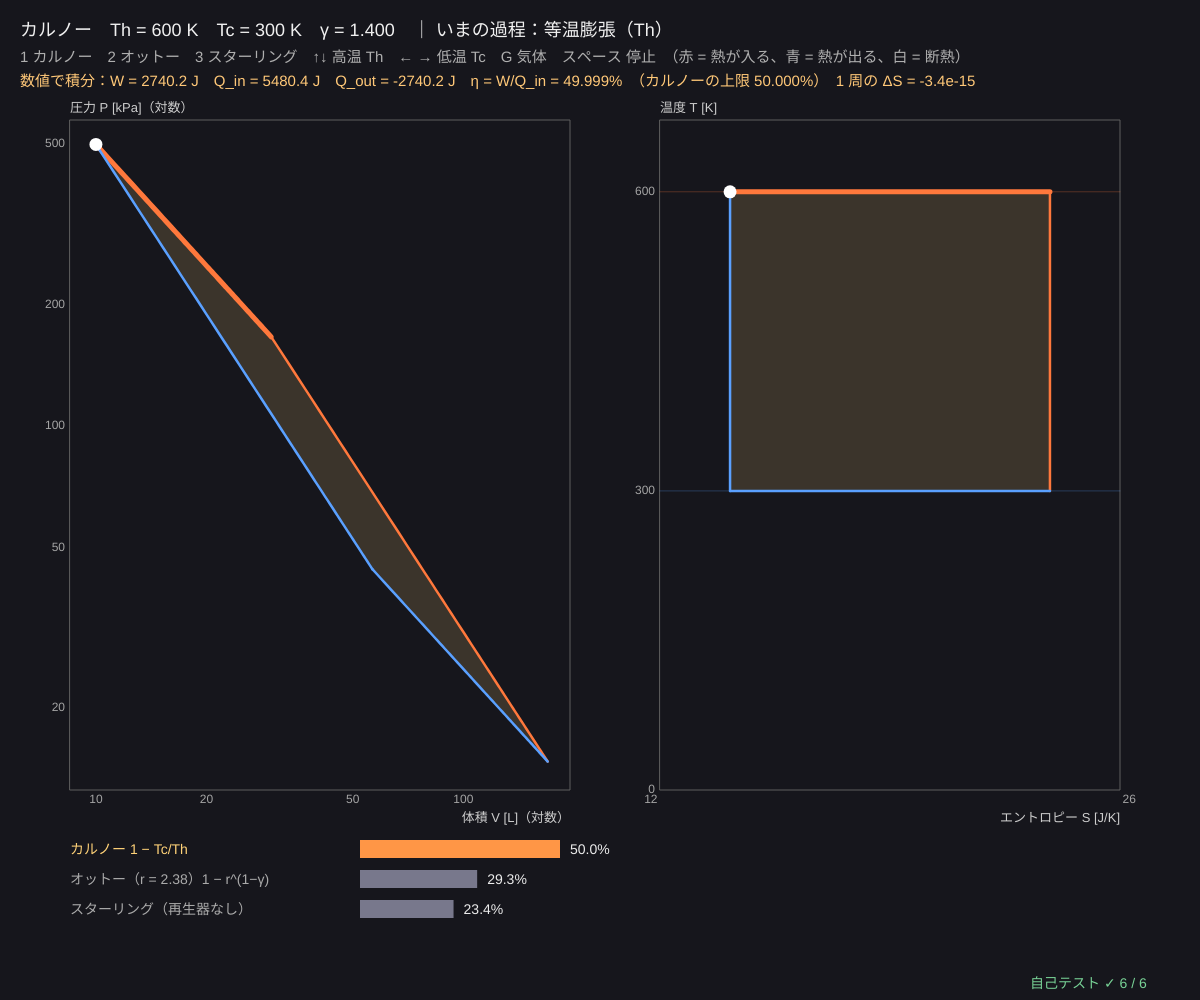
Frame 1 (no input)
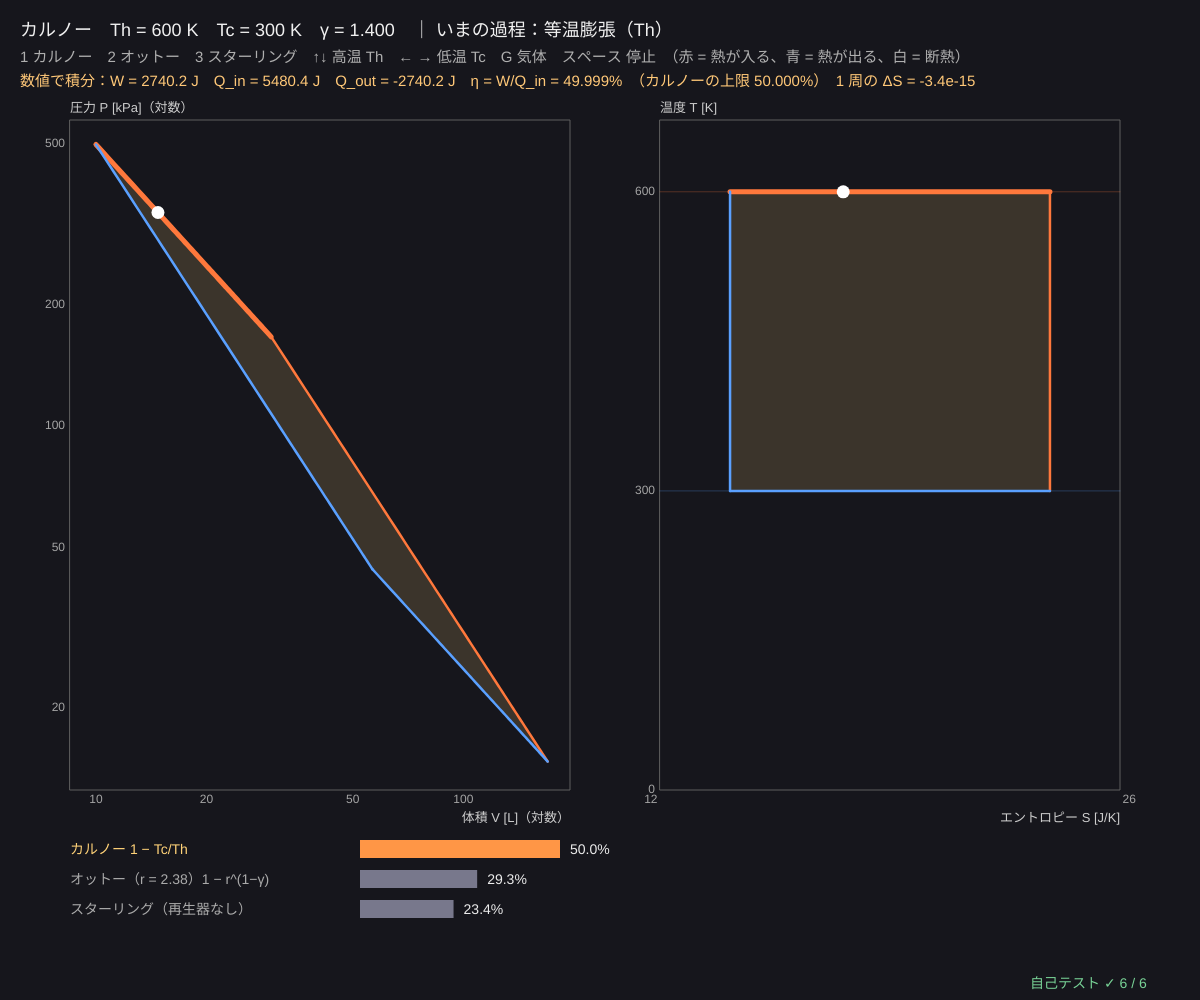
Frame 60 (no input)
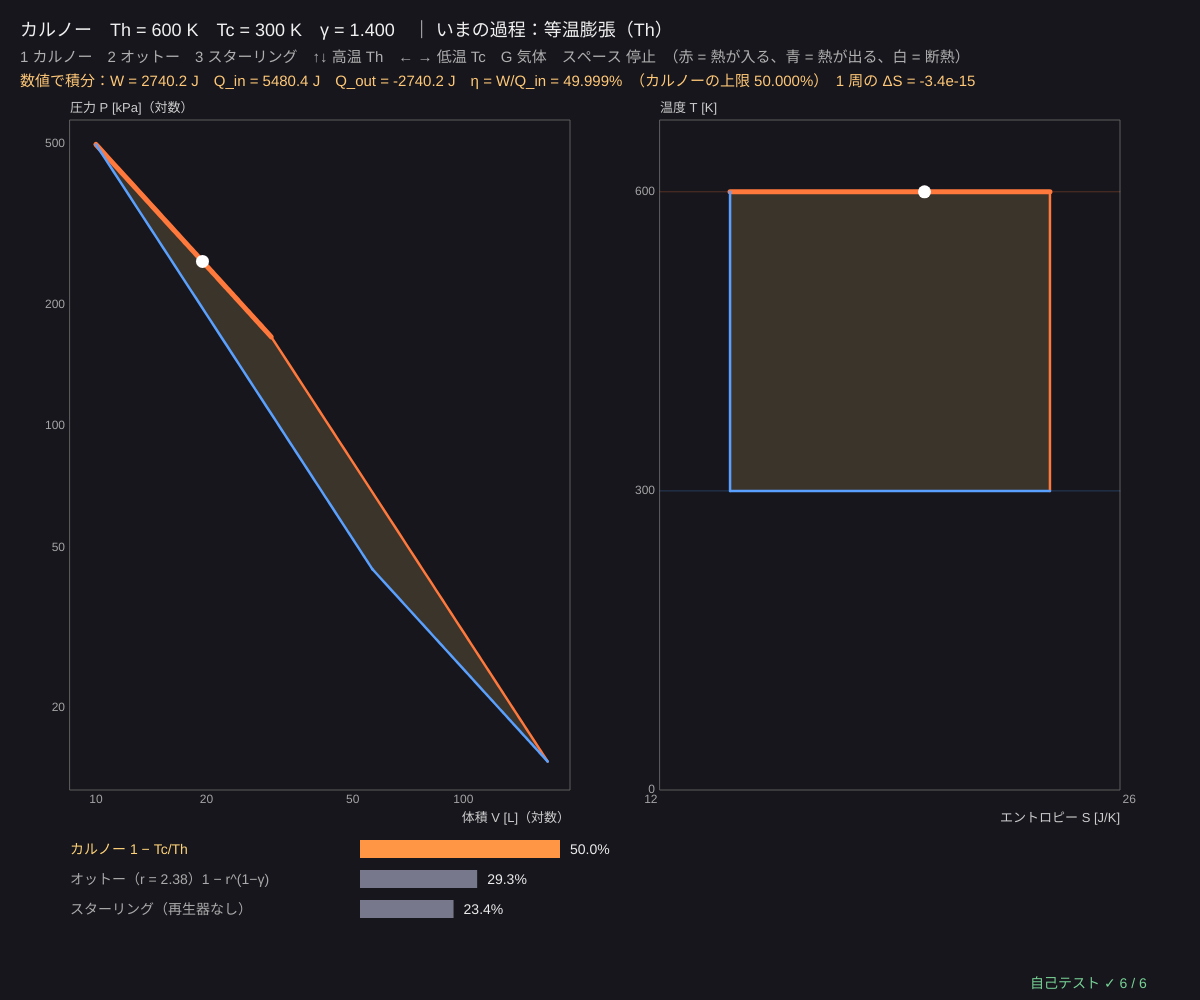
Frame 120 (the mouse pressed at the canvas centre since frame 60)

The p5.js sketch that drew these frames (run headless with seeded random() and noise() and a simulated clock; from frame 60 on, the mouse is pressed at the canvas centre):

// p5.js sketch
// ── sketch.js
// ============================================
// 05 カルノーサイクル ─ 2 つの熱源の間で働くいちばん効率のよいエンジン
// 等温膨張（高温 Th）→ 断熱膨張 → 等温圧縮（低温 Tc）→ 断熱圧縮。PV 図と TS 図を同時に描く
// 各過程を細かく分けて W = ∫P dV と Q を数値で足し、効率 η = W/Q_in を計算 → 1 − Tc/Th と一致する
// オットー（ガソリンエンジン）・スターリングと、同じ温度の範囲で効率を比べる
// 1 カルノー　2 オットー　3 スターリング / ↑↓ 高温 Th / ← → 低温 Tc / G 気体（γ）/ スペース 一時停止
// ============================================

const N_MOL = 1, R_GAS = 8.314;
const V_A = 10;                        // ★ いちばん小さい体積 [L]
const V_RATIO = 3;                     // ★ 等温膨張で何倍にするか（スターリングも同じ）
let Th = 600, Tc = 300, gIdx = 1, kind = 1, paused = false, phase = 0, cyc;
const GAMMAS = [5 / 3, 7 / 5];
const NAMES = ['', 'カルノー', 'オットー（ガソリンエンジン）', 'スターリング（再生器なし）'];

function setup() { createCanvas(windowWidth, windowHeight); selfTest(); cyc = makeCycle(kind, Th, Tc, GAMMAS[gIdx]); }

// 1 つの過程を細かく分けて進める（04 と同じ）。k：1 等温 2 断熱 3 定圧 4 定積、target：体積（定積は温度）
function runLeg(s, k, target, Cv, g, nsub) {
  let pts = [[s.V, s.T]], W = 0, Q = 0, dS = 0, a = { V: s.V, T: s.T }, V1 = s.V, T1 = s.T;
  for (let i = 1; i <= nsub; i++) {
    let b;
    if (k === 4) b = { V: V1, T: T1 + ((target - T1) * i) / nsub };
    else { let V = V1 + ((target - V1) * i) / nsub; b = { V, T: k === 1 ? T1 : T1 * Math.pow(V1 / V, g - 1) }; }
    let dW = 0.5 * (N_MOL * R_GAS) * (a.T / a.V + b.T / b.V) * (b.V - a.V), dQ = N_MOL * Cv * (b.T - a.T) + dW;
    W += dW; Q += dQ; dS += dQ / (0.5 * (a.T + b.T)); a = b;
    if (i % 5 === 0) pts.push([b.V, b.T]);
  }
  return { s: a, pts, W, Q, dS, k };
}
// サイクルを作る：各過程の終わりの状態を計算してつなぐ
function makeCycle(kd, th, tc, g, nsub) {
  nsub = nsub || 400;
  let Cv = (N_MOL * R_GAS) / (g - 1), e = 1 / (g - 1), plan, r;
  if (kd === 1) { let VB = V_A * V_RATIO, VC = VB * Math.pow(th / tc, e), VD = V_A * Math.pow(th / tc, e); plan = [{ V: V_A, T: th }, [1, VB, '等温膨張（Th）'], [2, VC, '断熱膨張'], [1, VD, '等温圧縮（Tc）'], [2, V_A, '断熱圧縮']]; }
  if (kd === 2) { r = Math.pow(Math.sqrt(th / tc), e); let V2 = V_A * r; plan = [{ V: V2, T: tc }, [2, V_A, '断熱圧縮'], [4, th, '定積加熱（燃焼）'], [2, V2, '断熱膨張'], [4, tc, '定積冷却（排気）']]; }
  if (kd === 3) { plan = [{ V: V_A, T: th }, [1, V_A * V_RATIO, '等温膨張（Th）'], [4, tc, '定積冷却'], [1, V_A, '等温圧縮（Tc）'], [4, th, '定積加熱']]; }
  let s = plan[0], legs = [];
  for (let p of plan.slice(1)) { let L = runLeg(s, p[0], p[1], Cv, g, nsub); L.name = p[2]; legs.push(L); s = L.s; }
  let W = legs.reduce((a, L) => a + L.W, 0), Qin = legs.reduce((a, L) => a + Math.max(0, L.Q), 0), Qout = legs.reduce((a, L) => a + Math.min(0, L.Q), 0);
  return { legs, W, Qin, Qout, eta: W / Qin, end: s, start: plan[0], r, Cv, dS: legs.reduce((a, L) => a + L.dS, 0) };
}
function entropy(V, T, Cv) { return N_MOL * Cv * Math.log(T / 300) + N_MOL * R_GAS * Math.log(V / 10); }   // 基準は 10 L、300 K

function draw() {
  background(22, 22, 28);
  if (!paused) phase = (phase + 0.004) % 4;
  let g = GAMMAS[gIdx];
  // ---- PV 図と TS 図
  let w = (width - 120) / 2 - 40, h = height - 330;
  let pv = { x: 70, y: 120, w, h, x0: 0, x1: 0, y0: 0, y1: 0 }, ts = { x: 70 + w + 90, y: 120, w: w - 40, h, x0: 0, x1: 0, y0: 0, y1: Th * 1.12 };
  let allV = [], allP = [], allS = [];
  for (let L of cyc.legs) for (let p of L.pts) { allV.push(p[0]); allP.push((N_MOL * R_GAS * p[1]) / p[0]); allS.push(entropy(p[0], p[1], cyc.Cv)); }
  pv.logx = pv.logy = true; pv.x0 = Math.min(...allV) * 0.85; pv.x1 = Math.max(...allV) * 1.15; pv.y0 = Math.min(...allP) * 0.85; pv.y1 = Math.max(...allP) * 1.15;   // 両対数（細い形が見やすい）
  ts.x0 = Math.min(...allS) - 2; ts.x1 = Math.max(...allS) + 2;
  plotAxes(pv, '体積 V [L]（対数）', '圧力 P [kPa]（対数）', [10, 20, 50, 100, 200].filter((v) => v > pv.x0 && v < pv.x1), [10, 20, 50, 100, 200, 500, 1000].filter((v) => v > pv.y0 && v < pv.y1));
  plotAxes(ts, 'エントロピー S [J/K]', '温度 T [K]', [Math.round(ts.x0), Math.round(ts.x1)], [0, Tc, Th]);
  stroke(255, 120, 60, 70); line(ts.x, gY(ts, Th), ts.x + ts.w, gY(ts, Th)); stroke(90, 160, 255, 70); line(ts.x, gY(ts, Tc), ts.x + ts.w, gY(ts, Tc));
  // 囲まれた面積（PV では仕事 W、TS では正味の熱 = W）
  noStroke(); fill(255, 210, 120, 40);
  beginShape(); for (let L of cyc.legs) for (let p of L.pts) vertex(gX(pv, p[0]), gY(pv, (N_MOL * R_GAS * p[1]) / p[0])); endShape(CLOSE);
  beginShape(); for (let L of cyc.legs) for (let p of L.pts) vertex(gX(ts, entropy(p[0], p[1], cyc.Cv)), gY(ts, p[1])); endShape(CLOSE);
  let li = Math.floor(phase), f = phase - li;
  for (let k = 0; k < 4; k++) {
    let L = cyc.legs[k], c = L.Q > 1e-6 ? [255, 120, 60] : L.Q < -1e-6 ? [90, 160, 255] : [200, 200, 200];
    stroke(...c); strokeWeight(k === li ? 5 : 2.5);
    polyline(L.pts.map((p) => [gX(pv, p[0]), gY(pv, (N_MOL * R_GAS * p[1]) / p[0])]));
    polyline(L.pts.map((p) => [gX(ts, entropy(p[0], p[1], cyc.Cv)), gY(ts, p[1])]));
  }
  let L = cyc.legs[li], p = L.pts[Math.min(L.pts.length - 1, Math.floor(f * L.pts.length))];
  noStroke(); fill(255); circle(gX(pv, p[0]), gY(pv, (N_MOL * R_GAS * p[1]) / p[0]), 13); circle(gX(ts, entropy(p[0], p[1], cyc.Cv)), gY(ts, p[1]), 13);

  // ---- 効率の比較（同じ Th, Tc）
  let bx = 70, by = height - 160, carnot = 1 - Tc / Th, otto = makeCycle(2, Th, Tc, g, 100), stir = makeCycle(3, Th, Tc, g, 100);
  let bars = [['カルノー 1 − Tc/Th', carnot], ['オットー（r = ' + otto.r.toFixed(2) + '）1 − r^(1−γ)', otto.eta], ['スターリング（再生器なし）', stir.eta]];
  textSize(14);
  for (let k = 0; k < 3; k++) {
    fill(kind === k + 1 ? color(255, 210, 120) : 170); text(bars[k][0], bx, by + k * 30 + 14);
    fill(kind === k + 1 ? color(255, 150, 70) : color(120, 120, 140)); rect(bx + 290, by + k * 30, 400 * bars[k][1], 18);
    fill(235); text((bars[k][1] * 100).toFixed(1) + '%', bx + 300 + 400 * bars[k][1], by + k * 30 + 14);
  }
  // ---- 文字
  fill(240); textSize(18); textAlign(LEFT, BASELINE);
  text(NAMES[kind] + '　Th = ' + Th + ' K　Tc = ' + Tc + ' K　γ = ' + g.toFixed(3) + '　｜ いまの過程：' + L.name, 20, 36);
  fill(175); textSize(15);
  text('1 カルノー　2 オットー　3 スターリング　↑↓ 高温 Th　← → 低温 Tc　G 気体　スペース 停止　（赤 = 熱が入る、青 = 熱が出る、白 = 断熱）', 20, 62);
  fill(255, 200, 120);
  text('数値で積分：W = ' + cyc.W.toFixed(1) + ' J　Q_in = ' + cyc.Qin.toFixed(1) + ' J　Q_out = ' + cyc.Qout.toFixed(1) + ' J　η = W/Q_in = ' + (cyc.eta * 100).toFixed(3) + '%　（カルノーの上限 ' + (carnot * 100).toFixed(3) + '%）　1 周の ΔS = ' + cyc.dS.toExponential(1), 20, 86);
  drawSelfTest(width - 170, height - 12);
}

function keyPressed() {
  if (key >= '1' && key <= '3') kind = +key;
  if (key === UP_ARROW) Th = Math.min(1200, Th + 50);
  if (key === DOWN_ARROW) Th = Math.max(Tc + 50, Th - 50);
  if (key === RIGHT_ARROW) Tc = Math.min(Th - 50, Tc + 25);
  if (key === LEFT_ARROW) Tc = Math.max(100, Tc - 25);
  if (key === 'g' || key === 'G') gIdx = 1 - gIdx;
  if (key === ' ') paused = !paused;
  cyc = makeCycle(kind, Th, Tc, GAMMAS[gIdx]);
  return false;
}

// ---- 自己テスト
function selfTest() {
  selfTestResults = [];
  let c = makeCycle(1, 600, 300, 1.4, 2000);
  check('カルノー：数値の W/Q_in = 1 − Tc/Th = 50%（1e-6）', near(c.eta, 0.5, 1e-6));
  check('1 周で元の状態にもどる（ΔU = 0）、∮dQ/T = 0（可逆）', near(c.end.V, c.start.V, 1e-9) && near(c.end.T, c.start.T, 1e-9) && Math.abs(c.dS) < 1e-6);
  check('Q_in/Th = |Q_out|/Tc（熱源のエントロピーの出入りがつり合う）', near(c.Qin / 600, -c.Qout / 300, 1e-4));
  let o = makeCycle(2, 600, 300, 1.4, 2000);
  check('オットー：η = 1 − r^(1−γ) = ' + (100 * (1 - Math.pow(o.r, -0.4))).toFixed(2) + '% < カルノー', near(o.eta, 1 - Math.pow(o.r, -0.4), 1e-6) && o.eta < 0.5);
  let s = makeCycle(3, 600, 300, 1.4, 2000), regen = s.W / (s.Qin - s.Cv * 300);
  check('スターリング：再生器なしはカルノーより低く、理想の再生器ありならカルノーと同じ', s.eta < 0.5 && near(regen, 0.5, 1e-5));
  let clausius = o.Qin / 600 + o.Qout / 300;
  check('オットーを 600 K と 300 K の熱源で動かすと ∮dQ/T_熱源 = ' + clausius.toFixed(3) + ' < 0（クラウジウスの不等式）', clausius < 0);
  reportSelfTest();
}

// ---------- やってみよう ----------
// 1. ↑↓ ← → で Th と Tc を変え、効率がどう変わるか見よう。効率 100% にするには？
// 2. TS 図ではカルノーサイクルは長方形。面積は何を表す？（PV 図の面積と同じ値になる）
// 3. 2 のオットーと比べよう。同じ温度の範囲なのに効率が低いのはなぜ？（熱を受け取る温度が Th より低い）
// 4. G で γ を変えると、カルノーの効率は変わる？ オットーは？
// 5. V_RATIO を大きくすると、1 周の仕事 W と効率はそれぞれどう変わる？


// ==================================================
// ここから下は「熱力学の道具」（中身は読まなくても OK。消さないでね）
// ==================================================
// ---- 種つきの乱数（同じ種なら毎回同じ列）。シミュレーションと自己テストで使う
let rngState = 1;
function seedRng(s) { rngState = (s >>> 0) || 1; }
function rnd() {                       // 0〜1 の一様乱数（mulberry32）
  rngState = (rngState + 0x6d2b79f5) >>> 0;
  let t = rngState;
  t = Math.imul(t ^ (t >>> 15), t | 1);
  t ^= t + Math.imul(t ^ (t >>> 7), t | 61);
  return ((t ^ (t >>> 14)) >>> 0) / 4294967296;
}
function rndNormal() { let u = 1 - rnd(), v = rnd(); return Math.sqrt(-2 * Math.log(u)) * Math.cos(2 * Math.PI * v); }   // 標準正規分布
function clampv(v, a, b) { return v < a ? a : v > b ? b : v; }
// ---- グラフの道具：g = { x, y, w, h, x0, x1, y0, y1, logx, logy }
function gX(g, v) { let t = g.logx ? (Math.log(v) - Math.log(g.x0)) / (Math.log(g.x1) - Math.log(g.x0)) : (v - g.x0) / (g.x1 - g.x0); return g.x + clampv(t, -0.02, 1.02) * g.w; }
function gY(g, v) { let t = g.logy ? (Math.log(v) - Math.log(g.y0)) / (Math.log(g.y1) - Math.log(g.y0)) : (v - g.y0) / (g.y1 - g.y0); return g.y + g.h - clampv(t, -0.02, 1.02) * g.h; }
function plotAxes(g, xl, yl, xt, yt) {
  stroke(95); strokeWeight(1); noFill(); rect(g.x, g.y, g.w, g.h);
  noStroke(); fill(165); textSize(12); textAlign(CENTER, TOP);
  for (let v of xt) text(+v.toPrecision(3), gX(g, v), g.y + g.h + 4);
  textAlign(RIGHT, CENTER);
  for (let v of yt) text(+v.toPrecision(3), g.x - 5, gY(g, v));
  textAlign(LEFT, BASELINE); fill(205); textSize(13);
  text(xl, g.x + g.w - textWidth(xl), g.y + g.h + 32); text(yl, g.x, g.y - 8);
}
function polyline(pts) {               // 点が 2 つ以上あるときだけ折れ線を描く
  if (pts.length < 2) return;
  noFill(); beginShape(); for (let p of pts) vertex(p[0], p[1]); endShape();
}
// ---- 自己テストの道具
let selfTestResults = [];
function check(name, cond) { selfTestResults.push({ name, ok: !!cond }); }
function near(a, b, tol) { return a !== null && a !== undefined && isFinite(a) && Math.abs(a - b) <= (tol === undefined ? 1e-9 : tol); }
function reportSelfTest() { for (let r of selfTestResults) (r.ok ? console.log : console.error)((r.ok ? '✓ ' : '✗ ') + r.name); }
function selfTestLine() { let n = selfTestResults.filter((r) => r.ok).length; return '自己テスト ' + (n === selfTestResults.length ? '✓ ' : '✗ ') + n + ' / ' + selfTestResults.length; }
function drawSelfTest(x, y) { noStroke(); fill(selfTestResults.every((r) => r.ok) ? color(120, 210, 150) : color(255, 90, 90)); textSize(14); textAlign(LEFT, BASELINE); text(selfTestLine(), x, y); }
